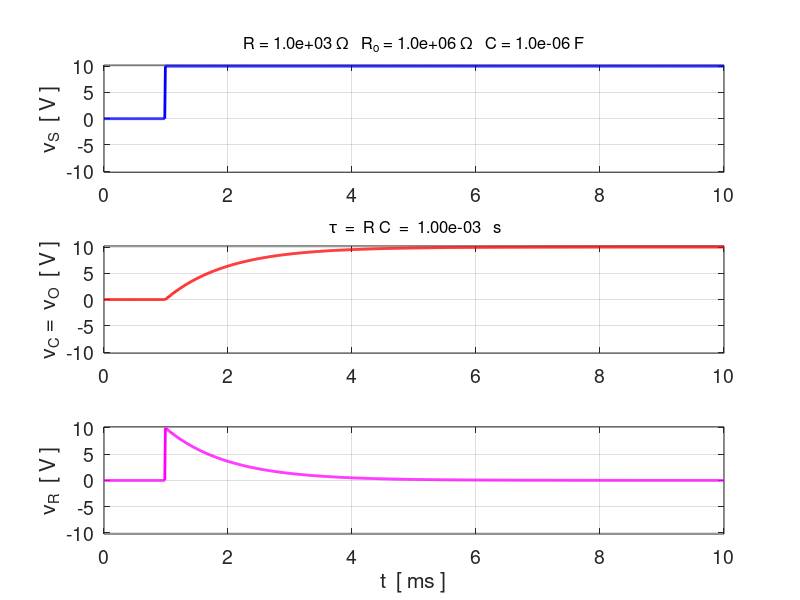
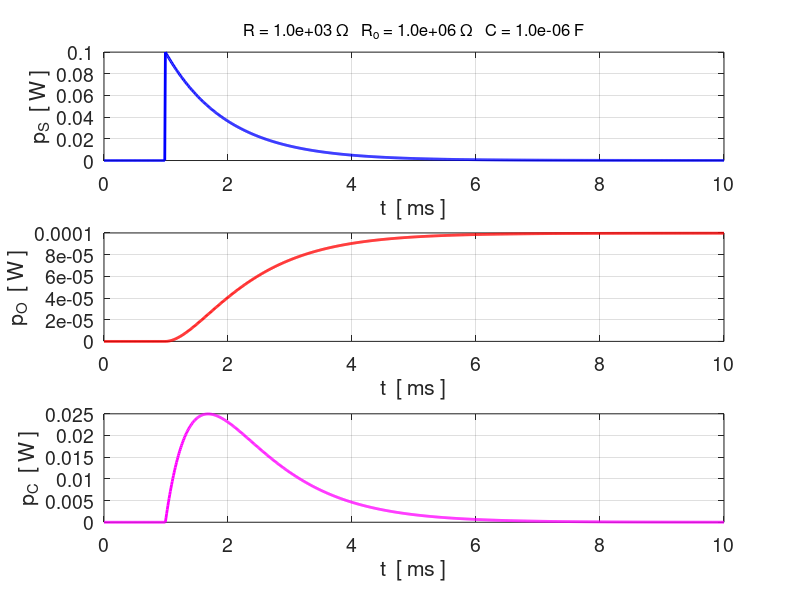
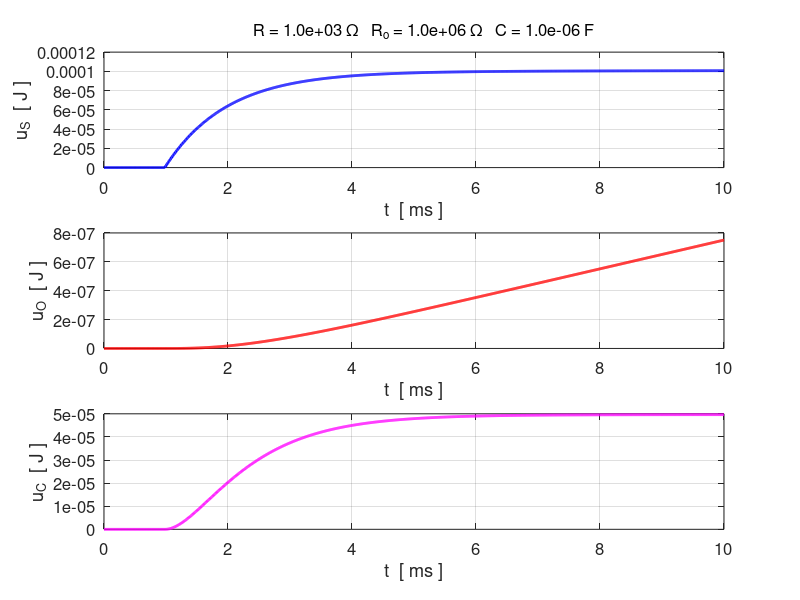

Source code (MATLAB) for these figures, in order: (Note: this script raises an error after producing the figures.)
%CN03.m

% RC FILTER CIRCUIT
% Finite Difference Method for RC circuit anlysis

% Ian Cooper
% email: ian.cooper@sydney.edu.au
% School of Physics, University of Sydney
 
% DOING PHYSICS WITH MATLAB 
%    http://www.physics.usyd.edu.au/teach_res/mp/mphome.htm
% 180121

clear all
close all
clc

% INPUTS: S.I. UNITS ====================================================
  R  = 1.0e3;    % [1e3]
  RO = 1.0e6;    % [1e6]
  C  = 1e-6;     % [1e-6]
   
  VS = 10;       % [10]
  

% =======================================================================  
% INPUTS: select voltage source
   flagV = 1; 
%  ======================================================================   

% Time constant and time step
   tau = R*C;
   dt = tau/100;
   
   switch flagV
    case 1  % step function  off to on
       % step height  [10]
         VS = 10;              
       % max time interval  [10e-3] 
         tMax = 10e-3;        
       % percentage off time  [10]
         pOFF = 10;         
                
         t = 0:dt:tMax;
         N = length(t);
         nOFF = round(N*pOFF/100);
         vS = zeros(1,N);
         vS(nOFF:end) = VS;
     
    case 2  % step function  on to off
       % step height  [10]
         VS = 10;              
       % max time interval  [10e-3] 
         tMax = 10e-3;        
       % percentage on time  [50]
         pON = 50;         
       
         t = 0:dt:tMax;
         N = length(t);
         nON = round(N*pON/100);
         vS = zeros(1,N);
         vS(1:nON) = VS;
         
    case 3    % pulses ON / OFF
      % pulse height  [10]
         VS = 10;              
       % max time interval  [10e-3] 
         tMax = 10e-3;        
       % percentage off time  [10]
         pOFF = 50;         
       % Number of periods     [3]
         nT = 3;
       
       % Calculations  
         t = 0:dt:tMax;
         N = length(t);  
                  numT = round(N/nT-0.5);
         nON = round(numT*pOFF/100);
         nOFF = numT-nON;
         vS = zeros(1,N);
         for c = 1 : nT
           vS(nOFF + numT*(c-1) : nOFF + numT*(c-1)+nON) = VS;
         end

    case 4     % sinusoidal input
       f = 10;
       w = 2*pi*f;
       T = 1/f;
       nT = 5; 
       tMax = nT*T;
       t = 0:dt:tMax;
       N = length(t);
       vS = VS .* sin(w*t);
       
       fc = (1/(2*pi))* (R + RO)/(R*RO*C);    % cut-off frequency
       
     case 5     % sinusoidal input - rectified
       dt = tau/500;
       f = 200;
       w = 2*pi*f;
       T = 1/f;
       nT = 8;
       tMax = nT*T;
       t = 0:dt:tMax;
       N = length(t);
       vS = abs(VS .* sin(w*t));

     case 6     % Input: superposition of sinusoidal signals
       f = 100;
       w = 2*pi*f;
       T = 1/f;
       nT = 3;
       tMax = nT*T;
       t = 0:dt:tMax;
       N = length(t);
       vS = VS .* sin(w*t) + (0.25*VS) .* sin(20*w*t);

   end
  
   
% CALCULATIONS ==========================================================  
  
%  Initialise values 
  vR = zeros(1,N);
  vC = zeros(1,N);
  iR = zeros(1,N);
  iRO = zeros(1,N);
  iC = zeros(1,N);
  qC = zeros(1,N);
  
%  Time Step #1
   vR(1)  = vS(1);
   vC(1)  = 0;            % assume capacitor initially uncharged
   iR(1)  = vR(1)/R;
   iC(1)  = iR(1);
   iRO(1) = 0;

   k = dt/C;
% Time Steps #2 to #N
  for c = 2 : N
    vC(c)  = vC(c-1) + k*iC(c-1);
    vR(c)  = vS(c) - vC(c);
    iR(c)  = vR(c)/R;
    iRO(c) = vC(c)/RO;
    iC(c)  = iR(c) - iRO(c);
    qC(c)   = qC(c-1) + iC(c-1)*dt;
  end
 
% Peak values 
  VS  = max(vS);
  VR  = max(vR);
  IR  = max(iR);
  VC  = max(vC);
  IC  = max(iC);
  IRO =  max(iRO);

  % Powers and energy
     iS = iR;
     pS = vS .* iS;
     pO = vC .* iRO;
     pC = vC .* iC;
     uS = zeros(1,N); uO = zeros(1,N); uC = zeros(1,N);
     for c = 2 : N
         uS(c) = uS(c-1) + pS(c)*dt;
         uO(c) = uO(c-1) + pO(c)*dt;
         uC(c) = uC(c-1) + pC(c)*dt;
     end
     

% =====================================================================
%   DISPLAY RESULTS
% =====================================================================
     disp('Circuit Elements  ') 
     fprintf(' Resistance  R =  %3.2f   ohms \n',R);
     fprintf(' Rutput resistance  Ro =  %3.2f  ohms  \n',RO);
     fprintf(' Capacitance  C  = %3.2e  F  \n',C);
     disp('  ');
     fprintf(' Time constant  tau  =  %3.2e s  \n',tau);
     fprintf(' time step      dt   =  %3.2e s  \n',dt);
     fprintf('          tau / dt   =  %3.2f    \n',tau/dt);
     if flagV == 4
        fprintf('  fS   =  %3.2f    \n',f);
        fprintf('  fC   =  %3.2f    \n',fc);
        fprintf('  Av   =  %3.2f    \n',max(vC)/max(vS));
     end
     
     
     % ======================================================================
% GRAPHICS
% ======================================================================

figure(1)    
   FS = 14;
   pos = [0.07 0.05 0.28 0.72];
   set(gcf,'Units','normalized');
   set(gcf,'Position',pos);
   set(gcf,'color','w'); 
   
   subplot(3,1,1)
     xP = 1e3.*t; yP = vS;
     plot(xP,yP,'b','linewidth',2');
     grid on
     %xlabel('t  [ ms ]');
     ylabel('v_S  [ V ]');
     
     tm1 = 'R = ';
     tm2 = num2str(R, '%3.1e');
     tm3 = ' \Omega   R_o = ';
     tm4 = num2str(RO, '%3.1e');
     tm5 = ' \Omega   C = ';
     tm6 = num2str(C, '%3.1e');
     tm7 = ' F';
     tm = [tm1 tm2 tm3 tm4 tm5 tm6 tm7];
     
         
     set(gca,'fontsize',FS);
     set(gca,'xLim',[0 1e3*max(t)]);
     set(gca,'yLim',[-VS-0.2 VS+0.2]);
     title(tm,'fontweight','normal','fontsize',12);
     set(gca,'yTick',-10:5:10);
     
   subplot(3,1,2)
     xP = 1e3.*t; yP = vC;
     plot(xP,yP,'r','linewidth',2');
     grid on
     %xlabel('t  [ ms ]');
     ylabel('v_C =  v_O  [ V ]');
     set(gca,'fontsize',FS);
     set(gca,'xLim',[0 1e3*max(t)]); 
     set(gca,'yLim',[-VS-0.2 VS+0.2]);
     set(gca,'yTick',-10:5:10);
     tm1 = ' \tau  =  R C  =  ';
     tm2 = num2str(tau, '%3.2e');
     tm3 = '   s';
     tmx = [tm1 tm2 tm3];
     title(tmx,'fontweight','normal','fontsize',12)
     
   subplot(3,1,3)
     xP = 1e3.*t; yP = vR;
     plot(xP,yP,'m','linewidth',2');
     grid on
     xlabel('t  [ ms ]');
     ylabel('v_R  [ V ]');
     set(gca,'fontsize',FS);
     set(gca,'xLim',[0 1e3*max(t)]);
     set(gca,'yLim',[-VS-0.2 VS+0.2]);
     set(gca,'yTick',-10:5:10);
   
figure(2)    
   FS = 14;
   pos = [0.37 0.05 0.28 0.72];
   set(gcf,'Units','normalized');
   set(gcf,'Position',pos);
   set(gcf,'color','w'); 
   
  subplot(3,1,1)
     xP = 1e3.*t; yP = pS;
     plot(xP,yP,'b','linewidth',2');
     grid on
     xlabel('t  [ ms ]');
     ylabel('p_S  [ W ]');
      
     tm1 = 'R = ';
     tm2 = num2str(R, '%3.1e');
     tm3 = ' \Omega   R_o = ';
     tm4 = num2str(RO, '%3.1e');
     tm5 = ' \Omega   C = ';
     tm6 = num2str(C, '%3.1e');
     tm7 = ' F';
     tm = [tm1 tm2 tm3 tm4 tm5 tm6 tm7];
     set(gca,'fontsize',FS);
     set(gca,'xLim',[0 1e3*max(t)]);
     title(tm,'fontweight','normal','fontsize',12);
          
     subplot(3,1,2)
     xP = 1e3.*t; yP = pO;
     plot(xP,yP,'r','linewidth',2');
     grid on
     xlabel('t  [ ms ]');
     ylabel('p_O  [ W ]');
     set(gca,'fontsize',FS);
     set(gca,'xLim',[0 1e3*max(t)]); 
     
     subplot(3,1,3)
     xP = 1e3.*t; yP = pC;
     plot(xP,yP,'m','linewidth',2');
     grid on
     xlabel('t  [ ms ]');
     ylabel('p_C  [ W ]');
     set(gca,'fontsize',FS);
     set(gca,'xLim',[0 1e3*max(t)])
  

  figure(3)    
   FS = 12;
   pos = [0.67 0.05 0.28 0.72];
   set(gcf,'Units','normalized');
   set(gcf,'Position',pos);
   set(gcf,'color','w'); 
   
  subplot(3,1,1)
     xP = 1e3.*t; yP = uS;
     plot(xP,yP,'b','linewidth',2');
     grid on
     xlabel('t  [ ms ]');
     ylabel('u_S  [ J ]');
      
     tm1 = '      R = ';
     tm2 = num2str(R, '%3.1e');
     tm3 = ' \Omega   R_o = ';
     tm4 = num2str(RO, '%3.1e');
     tm5 = ' \Omega   C = ';
     tm6 = num2str(C, '%3.1e');
     tm7 = ' F ';
     tm = [tm1 tm2 tm3 tm4 tm5 tm6 tm7];
     set(gca,'fontsize',FS);
     set(gca,'xLim',[0 1e3*max(t)]);
     title(tm,'fontweight','normal','fontsize',12);
     
     subplot(3,1,2)
     xP = 1e3.*t; yP = uO;
     plot(xP,yP,'r','linewidth',2');
     grid on
     xlabel('t  [ ms ]');
     ylabel('u_O  [ J ]');
     set(gca,'fontsize',FS);
     set(gca,'xLim',[0 1e3*max(t)]); 
     
     subplot(3,1,3)
     xP = 1e3.*t; yP = uC;
     plot(xP,yP,'m','linewidth',2');
     grid on
     xlabel('t  [ ms ]');
     ylabel('u_C  [ J ]');
     set(gca,'fontsize',FS);
     set(gca,'xLim',[0 1e3*max(t)])

  
 figure(4)
   FS = 14;
   pos = [0.50 0.05 0.28 0.32];
   set(gcf,'Units','normalized');
   set(gcf,'Position',pos);
   set(gcf,'color','w'); 
      
   yyaxis left 
   xP = 1e3.*t; yP = 1e3.*iC;
   plot(xP,yP,'b','linewidth',2');
   grid on
   xlabel('time  t  [ms]');
   ylabel('i_C  [ mA ]');
   tm1 = '      R = ';
     tm2 = num2str(R, '%3.1e');
     tm3 = ' \Omega   R_o = ';
     tm4 = num2str(RO, '%3.1e');
     tm5 = ' \Omega   C = ';
     tm6 = num2str(C, '%3.1e');
     tm7 = ' F ';
     tm = [tm1 tm2 tm3 tm4 tm5 tm6 tm7];
   
     ax = gca;
     ax.YAxis(1).Color = 'b';
     set(gca,'fontsize',FS);
     set(gca,'xLim',[0 1e3*max(t)]);
     title(tm,'fontweight','normal','fontsize',12);
     yyaxis right
     xP = 1e3.*t; yP = qC;
     plot(xP,yP,'m','linewidth',2');
     ylabel('q_C  [ C ]');
     ax.YAxis(2).Color = 'm';
   
  
   
  
